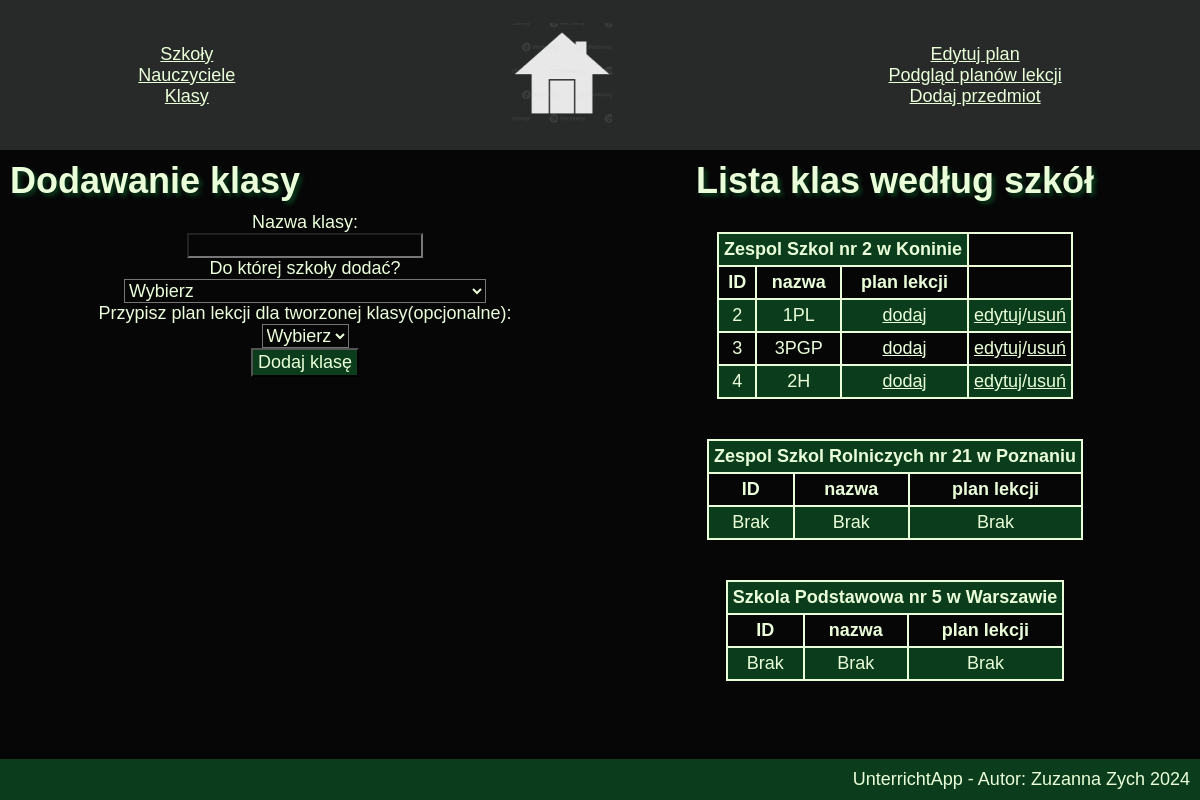
/klasy.php, run on an earlier commit of the app's database.
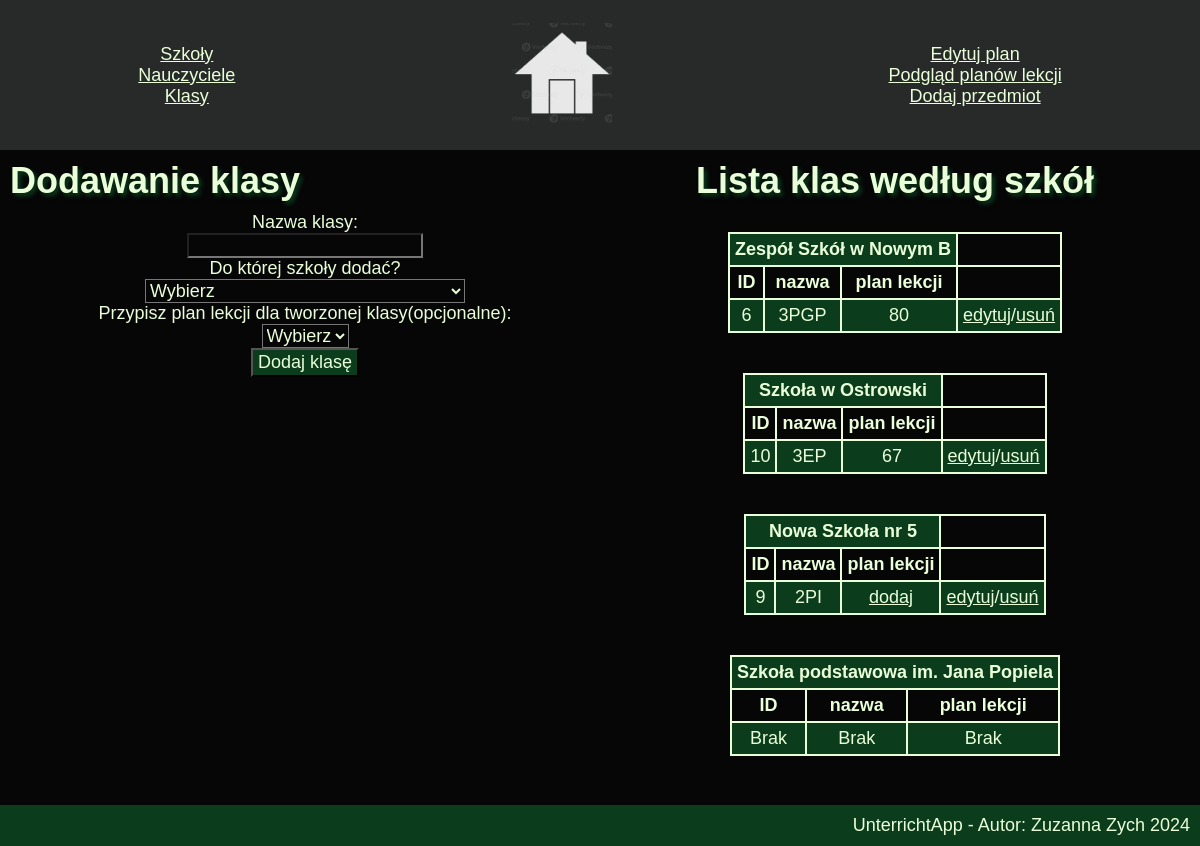
And on a later commit of the database.
### tables this page shows
CREATE TABLE `klasa` (
  `id` int(10) UNSIGNED NOT NULL,
  `nazwa` varchar(10) NOT NULL,
  `id_szkola` int(10) UNSIGNED NOT NULL,
  `id_planu_lekcji` int(10) UNSIGNED DEFAULT NULL
);

### klasy.php (the view, shortened to what this page needs)
<!DOCTYPE html>
<html lang="pl">
<head>
     <link rel="stylesheet" href="styl.css">
</head>
<body>
     <?php
     include_once "func.php";
     include_once "conn.php";
     include_once "getAll.php";
     ?>
     <div class="lewy">
    <h2 class="pageFunc">Dodawanie klasy</h2>
    <form action="" method="POST">
    <div class="dodKlase">
    <label for="nazwa">Nazwa klasy:</label>
    <input type="text" name="nazwa" id="nazwa" required>
    <label for="szkola">Do której szkoły dodać?</label>
    <select name="szkola" id="szkola">
        <option value="">Wybierz</option>
    </select>
    <label for="planL">Przypisz plan lekcji dla tworzonej klasy(opcjonalne):</label>
    <select name="planL" id="planL">
        <option value="">Wybierz</option>
    </select>
    <button type="submit">Dodaj klasę</button>
</div>
</form>
</div>
<div class="prawy">
    <h2 class="pageFunc center">Lista klas według szkół</h2>
    <?php
    foreach ($klasaSzkoly as $szkola => $value) {
        echo "<div class='showSzKlasy'>";
        renderKlasy($szkola);
        echo "</div>";
    }
    ?>
</div>
</body>
</html>

### getAll.php (shortened to what this page needs)
<?php
global $conn;
$sqlSzkola = "SELECT * FROM szkola";
$r_szkola = mysqli_query($conn, $sqlSzkola);
$klasaSzkoly = [];
while ($rowSz = mysqli_fetch_assoc($r_szkola)) {
      $klasaSzkoly[$rowSz['nazwa']] = [];
      $klasaSzkoly[$rowSz['nazwa']]['idSzkoly'] = $rowSz['id'];
      $sqlKlasa = 'SELECT szkola.id AS "idSzkoly", szkola.nazwa AS "nazwaSzkoly", klasa.id AS "idKlasy", klasa.nazwa AS "nazwaKlasy", klasa.id_planu_lekcji from szkola INNER JOIN klasa ON klasa.id_szkola = szkola.id WHERE szkola.nazwa = "'.$rowSz['nazwa'].'";';
      $r_klasa = mysqli_query($conn, $sqlKlasa);
      while ($rowK = mysqli_fetch_assoc($r_klasa)) {
            array_push($klasaSzkoly[$rowSz['nazwa']], [$rowK['idKlasy'], $rowK['nazwaKlasy']]);
      }
}
$planLekcjiKlasy = [];
$sql = "SELECT klasa.id, klasa.nazwa, klasa.id_szkola, szkola.nazwa AS 'nazwaSzkoly', klasa.id_planu_lekcji FROM klasa INNER JOIN szkola ON szkola.id = klasa.id_szkola ORDER BY `nazwaSzkoly` ASC";
$r = mysqli_query($conn, $sql);
while ($row = mysqli_fetch_assoc($r)) {
      array_push($planLekcjiKlasy, $row);
}
function renderKlasy($szkola) {
      global $klasaSzkoly;
      global $planLekcjiKlasy;
echo "<table> <tr> <th colspan=3>$szkola</th> </tr> <tr>
     <th>ID</th>
     <th>nazwa</th>
     <th>plan lekcji</th>
</tr>";
        $i = 0;
        if (isset($klasaSzkoly[$szkola][0][0]) && isset($klasaSzkoly[$szkola][0][1])) {
            while (isset($klasaSzkoly[$szkola][$i][0])) {
                  echo "<tr>";
                  echo "<td>".$klasaSzkoly[$szkola][$i][0]."</td>";
                  echo "<td>".$klasaSzkoly[$szkola][$i][1]."</td>";
                  $idPlanuWritten = 0;
                  foreach ($planLekcjiKlasy as $key => $value) {
                       global $idPlanuWritten;
                        if ($klasaSzkoly[$szkola][$i][0] == $value['id']) {
                              if (isset($value['id_planu_lekcji'])&& trim($value['id_planu_lekcji'])!= "") {
                                    echo "<td>".$value['id_planu_lekcji']."</td>";
                                    $idPlanuWritten = 1;
                              }
                        }
                  }
                  if ($idPlanuWritten == 0) {echo "<td><a href='editKlasa.php?id=".$klasaSzkoly[$szkola][$i][0]."'>dodaj</a></td>";}
                  echo "<td><a href='editKlasa.php?id=".$klasaSzkoly[$szkola][$i][0]."'>edytuj</a>/<a href='usuKl.php?id=".$klasaSzkoly[$szkola][$i][0]."'>usuń</a></td>";
                  echo "</tr>";
                  $i ++;
            }
      } else {
            echo "<tr>";
            echo "<td>"."Brak"."</td>";
            echo "<td>"."Brak"."</td>";
            echo "<td>"."Brak"."</td>";
            echo "</tr>";
        }
echo "</table>";
}
?>

What changed in the data, as far as the page shows it:
added klasa: id_planu_lekcji "80", shown under "6"
added klasa: id_planu_lekcji "67", shown under "10"
Also different on the page:
new list line: "Zespół Szkół w Nowym B ID nazwa plan lekcji 6 3PGP edytuj / usuń"
new list line: "Szkoła w Ostrowski ID nazwa plan lekcji 10 3EP edytuj / usuń"
new list line: "Nowa Szkoła nr 5 ID nazwa plan lekcji 9 2PI dodaj edytuj / usuń"
new list line: "Szkoła podstawowa im. Jana Popiela ID nazwa plan lekcji Brak Brak Brak"
list line gone: "Zespol Szkol nr 2 w Koninie ID nazwa plan lekcji 2 1PL dodaj edytuj / usuń 3 3PGP dodaj edytuj / usuń 4 2H dodaj edytuj / usuń"
list line gone: "Zespol Szkol Rolniczych nr 21 w Poznaniu ID nazwa plan lekcji Brak Brak Brak"
list line gone: "Szkola Podstawowa nr 5 w Warszawie ID nazwa plan lekcji Brak Brak Brak"
